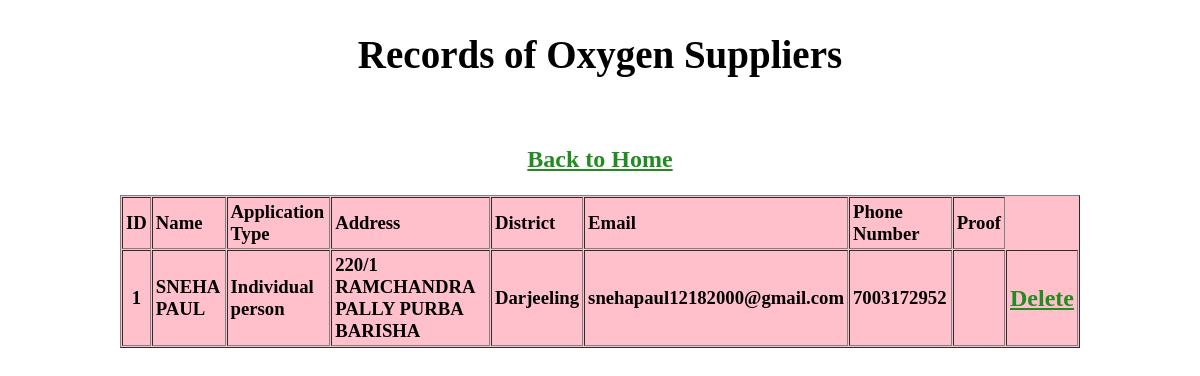
The page /display_oxygen_regt_data.php on the database as committed earlier.
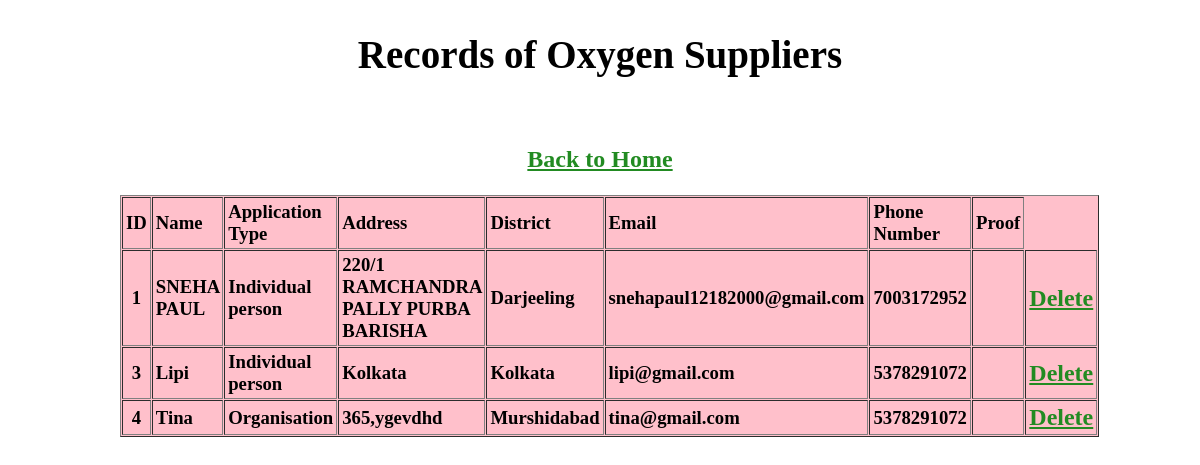
The same page on the database as committed later.
### tables this page shows
CREATE TABLE `oxygen_db` (
  `id` int(10) NOT NULL,
  `name` varchar(255) NOT NULL,
  `application type` varchar(255) NOT NULL,
  `address` varchar(255) NOT NULL,
  `district` varchar(255) NOT NULL,
  `email` varchar(255) NOT NULL,
  `phone number` varchar(255) NOT NULL,
  `proof` varchar(255) NOT NULL
);

### display_oxygen_regt_data.php (the view, shortened to what this page needs)
<?php
include("connection.php");?>
<!DOCTYPE html>
<html>
<head>
</head>
<body>
<h2 style="font-size: 39px;"><center> Records of Oxygen Suppliers  </center></h2><br>
<h3 style="color:darkgreen;"><center><a href="menu.html">Back to Home </a></center><br>
<table width = "100%" border="1" cellspacing="1" cellpadding="3" align="center" style="background-color: pink; color: black;">
	<tr>
		<td align="center"><strong>ID</strong></td>
		<td><strong>Name</strong></td>
		<td><strong>Application Type</strong></td>
		<td><strong>Address</strong></td>
		<td><strong>District</strong></td>
		<td><strong>Email</strong></td>
		<td><strong>Phone Number</strong></td>
		<td><strong>Proof</strong></td>
	</tr>
    <?php
		$sql = "SELECT * FROM `oxygen_db`";
		$result = mysqli_query($link,$sql);
		if(mysqli_num_rows($result) > 0)
		{
			while($row = mysqli_fetch_assoc($result))
			{
				echo "<tr>";
				echo "<td align = 'center'>".$row["id"]."</td>";
				echo "<td>".$row["name"]."</td>";
				echo "<td>".$row["application type"]."</td>";
				echo "<td>".$row["address"]."</td>";
				echo "<td>".$row["district"]."</td>";
				echo "<td>".$row["email"]."</td>";
				echo "<td>".$row["phone number"]."</td>";
				echo "<td>".$row["proof"]."</td>";
				echo "<td><a href='delete_oxygen_regt_data.php?id=".$row['id']."'>Delete</a></td>";
				echo "</tr>";
			}
		}
     ?>
</table>
</body>
</html>

Rows that differ between the two databases and show on the page:
added oxygen_db: id "3", name "Lipi", application type "Individual person", address "Kolkata", district "Kolkata", email "lipi@gmail.com", phone number "5378291072"
added oxygen_db: id "4", name "Tina", application type "Organisation", address "365,ygevdhd", district "Murshidabad", email "tina@gmail.com", phone number "5378291072"
